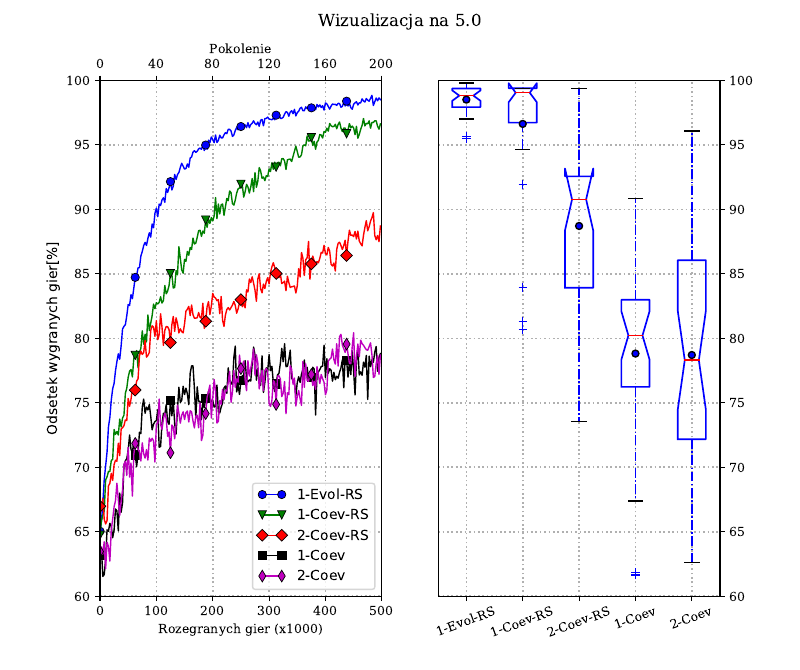

Write the Python code that produced this figure.
import matplotlib.pyplot as plt
import statistics as stat

list_of_files = ['rsel.csv', '1-Evol-RS', 'b', 'o', 'cel-rs.csv', '1-Coev-RS', 'g', 'v',
                 '2cel-rs.csv', '2-Coev-RS', 'r', 'D', 'cel.csv', '1-Coev', 'k', 's',
                 '2cel.csv', '2-Coev', 'm', 'd']

fig, ax = plt.subplots(ncols=2)
fig.set_figheight(6.7)
fig.set_figwidth(8.0)
x_final_axis = []
means = []

for i in range(int(len(list_of_files) / 4)):
    x_axis = []
    y_axis = []

    file = open(list_of_files[4 * i])
    file.readline()

    for j in range(200):
        temp_vals = file.readline().split(',')
        values = temp_vals[2:-1]
        values.append(temp_vals[-1][0:-1])

        for k in range(len(values)):
            values[k] = float(values[k])
        y_axis.append(stat.mean(values))
        x_axis.append(temp_vals[1])
        if j == 199:
            means.append(values)

    if i == 0:
        x_final_axis = x_axis
    ax[0].plot(x_final_axis, y_axis, marker=list_of_files[4 * i + 3], markevery=25, markeredgecolor='k',
               markeredgewidth=0.5, label=list_of_files[4 * i + 1], color=list_of_files[4 * i + 2], linewidth=1)

    file.close()

ax[0].set_ylim(0.6, 1.0)
ax[0].set_yticklabels([60, 65, 70, 75, 80, 85, 90, 95, 100], fontname='serif', fontsize=9)
ax[0].set_ylabel("Odsetek wygranych gier[%]")

ax[0].set_xticks([0, 40, 80, 120, 160, 200])
ax[0].set_xlim(0, 200)
ax[0].set_xticklabels([0, 100, 200, 300, 400, 500], fontname='serif', fontsize=9)
ax[0].set_xlabel("Rozegranych gier (x1000)", fontname='serif', fontsize=9)

ax[0].legend(numpoints=2)
ax[0].grid(linestyle=':', linewidth=1.2)

ax2 = ax[0].twiny()
ax2.set_xticklabels([0, 40, 80, 120, 160, 200], fontname='serif', fontsize=9)
ax2.set_xlabel("Pokolenie", fontname='serif', fontsize=9)

ax[1].boxplot(means, showmeans=True, notch=True,
              meanprops=dict(marker='o', markerfacecolor='b', markeredgecolor='k', markersize=5),
              boxprops=dict(color='b', linewidth=1.2),
              whiskerprops=dict(color='b', linestyle='-.', linewidth=1.1),
              flierprops=dict(marker='+', markeredgecolor='b'),
              medianprops=dict(color='r'))
ax[1].grid(linestyle=':', linewidth=1.2)
ax[1].yaxis.tick_right()
ax[1].set_ylim(0.6, 1.0)
ax[1].set_yticklabels([60, 65, 70, 75, 80, 85, 90, 95, 100], fontname='serif', fontsize=9)
ax[1].set_xticklabels(['1-Evol-RS', '1-Coev-RS', '2-Coev-RS', '1-Coev', '2-Coev'], rotation=20,
                      fontname='serif', fontsize=9)

fig.suptitle("Wizualizacja na 5.0", fontname='serif')
plt.savefig('wykresy.pdf')
plt.show()
